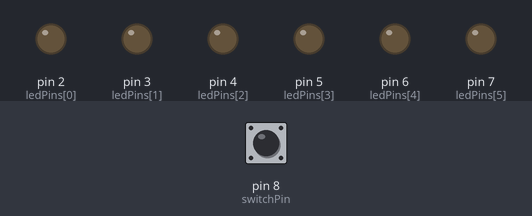
The sketch below on a simulated Arduino Uno, built with avr-gcc and run on an emulated ATmega328P. On the bench: output pins drawn as LEDs (lit = HIGH). Dashed ring = blinking. The test bench sets the inputs (shaded band); at power-on: pin 8 (switchPin) HIGH. Random numbers use the default seed unless the sketch sets one.

Above: at 1.2 s.
1.3 s: pin 8 (switchPin) pulled LOW for 0.15 s
At 2.2 s:
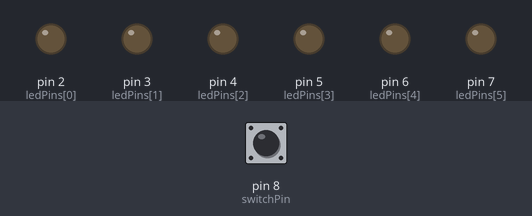
2.9 s: pin 8 (switchPin) pulled LOW for 1 s
At 3.85 s:
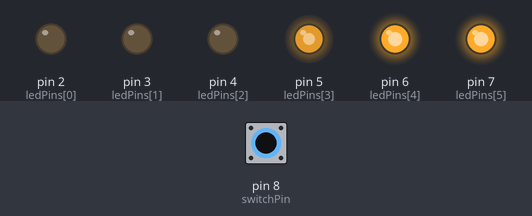
5.9 s: pin 8 (switchPin) pulled LOW for 0.15 s
At 6.9 s:
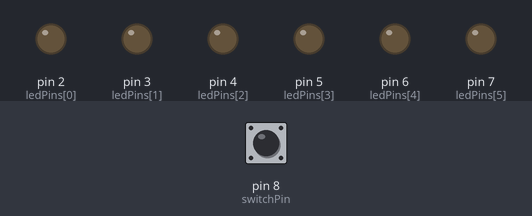
7.5 s: pin 8 (switchPin) pulled LOW for 3.2 s
At 7.57 s:
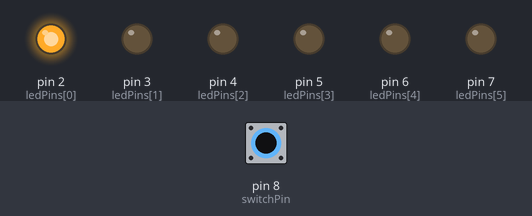
12.2 s: pin 8 (switchPin) pulsed LOW 2 times (0.12 s each, 0.3 s apart)
At 13.2 s:
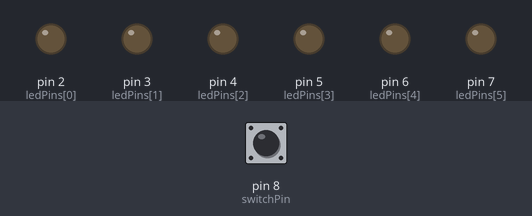
14.3 s: pin 8 (switchPin) pulled LOW for 3.2 s
At 14.82 s:
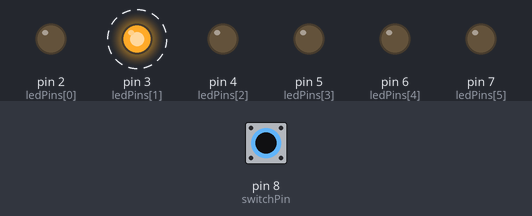
Timing chart, 0 to 19.0 s (numbered marks = the images above; inputs shaded):
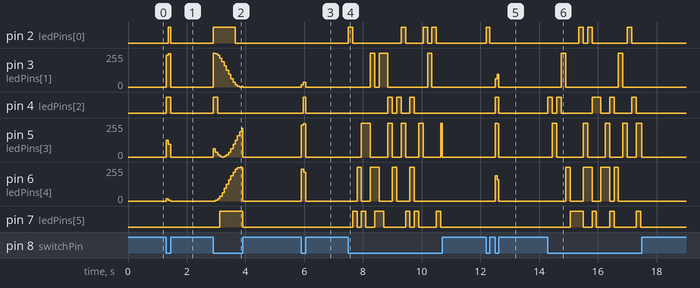

Measured:
- after the input at 1.3 s, pin 2 (ledPins[0]): LOW → HIGH after 0.08 s, → LOW 0.07 s later; pin 3 (ledPins[1]): 0/255 → 237/255 at once, → 250/255 0.08 s later, → 0/255 0.07 s later
- after the input at 2.9 s, pin 2 (ledPins[0]): LOW → HIGH at once, → LOW 0.75 s later; pin 4 (ledPins[2]): LOW → HIGH at once, → LOW 0.15 s later; pin 6 (ledPins[4]): rises from 0/255 to 255/255 in 0.82 s, then falls to 0/255 in 0.10 s; pin 7 (ledPins[5]): LOW → HIGH after 0.23 s, → LOW 0.77 s later
- after the input at 5.9 s, pin 3 (ledPins[1]): 0/255 → 17/255 at once, → 37/255 0.07 s later, → 0/255 0.07 s later; pin 4 (ledPins[2]): LOW → HIGH after 0.08 s, → LOW 0.07 s later
- after the input at 7.5 s, pin 2 (ledPins[0]): LOW → HIGH at once, → LOW 0.15 s later, → HIGH 1.7 s later, → LOW 0.15 s later, … (8 changes in this stretch); pin 3 (ledPins[1]): goes 255/255 0.15 s, 0/255 0.15 s, 255/255 0.30 s, 0/255 1.4 s, 255/255 0.15 s, then 0/255, starting after 0.75 s
- after the input at 12.2 s, pin 2 (ledPins[0]): LOW → HIGH at once, → LOW 0.12 s later; pin 3 (ledPins[1]): 0/255 → 63/255 after 0.30 s, → 0/255 0.08 s later
- after the input at 14.3 s, pin 2 (ledPins[0]): goes HIGH 0.15 s, LOW 0.15 s, HIGH 0.15 s, LOW 1.2 s, HIGH 0.15 s, then LOW, starting after 1.1 s; pin 3 (ledPins[1]): alternates 255/255 for 0.15 s and 0/255 for 1.8 s, 4 changes in all, then stays 0/255, starting after 0.45 s

The sketch:

2026-04-16-patrones-led-arduino.ino
```cpp
const uint8_t ledPins[] = {2, 3, 4, 5, 6, 7};
const uint8_t numLeds = sizeof(ledPins) / sizeof(ledPins[0]);
const uint8_t switchPin = 8;

int patronActual = 0;
bool switchEncendido = false;
bool estadoAnteriorSwitch = false;

unsigned long lastMillis = 0;
const unsigned long baseDelay = 150;

void setup() {
  for (uint8_t i = 0; i < numLeds; i++) {
    pinMode(ledPins[i], OUTPUT);
    digitalWrite(ledPins[i], LOW);
  }

  pinMode(switchPin, INPUT_PULLUP);

  randomSeed(analogRead(A0));
}

void loop() {
  switchEncendido = (digitalRead(switchPin) == LOW);

  if (switchEncendido == true && estadoAnteriorSwitch == false) {
    patronActual = random(0, 5);
    apagarTodos();
  }

  if (switchEncendido) {
    switch (patronActual) {
      case 0: patronSecuencia(); break;
      case 1: patronPersecucion(); break;
      case 2: patronParpadeo(); break;
      case 3: patronAleatorio(); break;
      case 4: patronOnda(); break;
    }
  } else {
    apagarTodos();
  }


  estadoAnteriorSwitch = switchEncendido;
}

void patronSecuencia() {
  static int idx = 0;
  static int dir = 1;
  if (millis() - lastMillis >= baseDelay) {
    apagarTodos();
    digitalWrite(ledPins[idx], HIGH);
    idx += dir;
    if (idx >= numLeds) { idx = numLeds - 2; dir = -1; }
    if (idx < 0) { idx = 1; dir = 1; }
    lastMillis = millis();
  }
}

void patronPersecucion() {
  static int head = 0;
  const int trail = 2;
  if (millis() - lastMillis >= baseDelay / 1.5) {
    apagarTodos();
    for (int t = 0; t <= trail; t++) {
      int p = (head - t + numLeds) % numLeds;
      analogWrite(ledPins[p], 255 / (t + 1));
    }
    head = (head + 1) % numLeds;
    lastMillis = millis();
  }
}

void patronParpadeo() {
  static bool on = false;
  if (millis() - lastMillis >= baseDelay * 3) {
    on = !on;
    for (uint8_t i = 0; i < numLeds; i++) digitalWrite(ledPins[i], on ? HIGH : LOW);
    lastMillis = millis();
  }
}

void patronAleatorio() {
  if (millis() - lastMillis >= baseDelay) {
    apagarTodos();
    int r = random(numLeds);
    digitalWrite(ledPins[r], HIGH);

    if (random(100) < 40) {
      int r2 = random(numLeds);
      digitalWrite(ledPins[r2], HIGH);
    }
    lastMillis = millis();
  }
}

void patronOnda() {
  static int step = 0;
  const int stepsPerCycle = 24;
  if (millis() - lastMillis >= baseDelay / 2) {
    for (uint8_t i = 0; i < numLeds; i++) {
      float phase = (float)(step + i * (stepsPerCycle / numLeds)) * (2.0 * PI / stepsPerCycle);
      int val = (int)((sin(phase) + 1.0) * 127.5);
      analogWrite(ledPins[i], val);
    }
    step = (step + 1) % stepsPerCycle;
    lastMillis = millis();
  }
}

void apagarTodos() {
  for (uint8_t i = 0; i < numLeds; i++) {
    digitalWrite(ledPins[i], LOW);
  }
}
```
